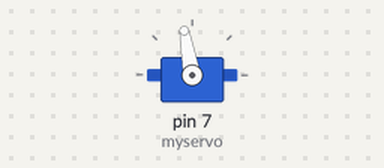
Simulated run of this sketch. Board: Arduino Uno, built with avr-gcc and run on an emulated ATmega328P. Shown: servo.

Above: at 0.05 s.
At 2.05 s:
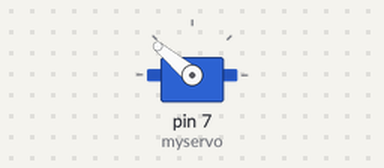
At 4.15 s:
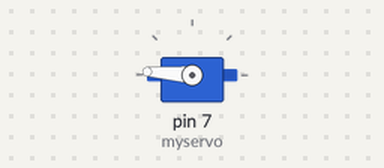
At 24.45 s:
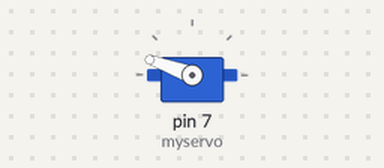
Timing chart, 0 to 31.8 s (numbered marks = the images above):
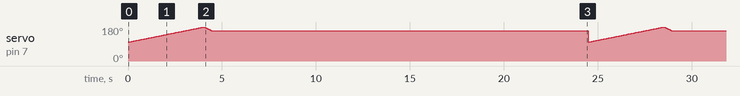

The sketch:

Test_Servo.ino
```cpp
#include <Servo.h>

Servo myservo;  // create servo object to control a servo
// twelve servo objects can be created on most boards

int pos = 0;    // variable to store the servo position

void setup() {
  myservo.attach(7);  // attaches the servo on pin 9 to the servo object
}

void loop() {

  for (pos = 100; pos <= 180; pos += 1) { // goes from 0 degrees to 180 degrees
    // in steps of 1 degree
    myservo.write(pos);              // tell servo to go to position in variable 'pos'
    delay(50);                       // waits 15ms for the servo to reach the position
  }
  for (pos = 180; pos >= 160; pos -= 1) { // goes from 180 degrees to 0 degrees
    myservo.write(pos);              // tell servo to go to position in variable 'pos'
    delay(20);                       // waits 15ms for the servo to reach the position
  }
  delay(20000);
}
```
